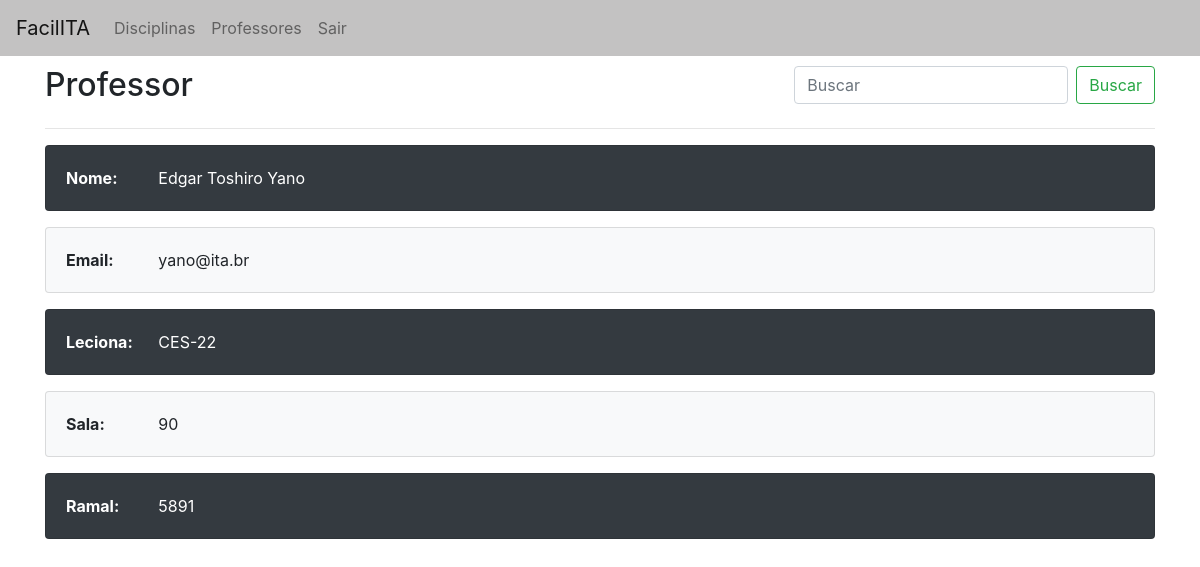
The app's page /teacher/Yano (signed in) with its own data.
### application/models.py (models this page shows, shortened)
class Teacher(db.Model):
    id = db.Column(db.Integer, primary_key=True)
    routeIdentifier = db.Column(db.String(50), unique = True, nullable=False)
    name = db.Column(db.String(120), nullable=False)
    email = db.Column(db.String(120), nullable=False)
    room = db.Column(db.String(120), nullable=False)
    ramal = db.Column(db.Integer, nullable=False)

class Subject(db.Model):
    id = db.Column(db.Integer, primary_key=True)
    code = db.Column(db.String(20), unique=True, nullable=False)
    name = db.Column(db.String(120), nullable=False)
    teachers = db.relationship('Teacher', secondary=subjectTeacherAssociation, backref=db.backref('subjects', lazy = 'dynamic'))
    classITA = db.Column(db.String(20), nullable=False)

### application/routes.py (the view)
@app.route("/teacher", defaults={'routeIdentifier': None})
@app.route("/teacher/<routeIdentifier>", methods=['GET'])
def teacher(routeIdentifier):
    if current_user.is_authenticated:
        if routeIdentifier:
            teacher = Teacher.query.filter_by(routeIdentifier=routeIdentifier).first_or_404(description='There is no data with the route identifier {}'.format(routeIdentifier))
            subjects = ""
            for subject in teacher.subjects:
                if subjects != "":
                    subjects = subjects + ", "
                subjects = subjects + subject.code
            return render_template('teacher.html', teacher=teacher, subjects=subjects)
        else:
            return render_template('teacher.html', teacher=None, subjects=None)
    else:
        return redirect(url_for('login'))

### application/models.py (called while the page is built)
@login_manager.user_loader
def load_user(user_id):
    return User.query.get(int(user_id))

### application/templates/teacher.html (shortened to what this page needs)
<!DOCTYPE html>
<html>
<head>
    <html lang="pt-br">
    <link rel="stylesheet" type="text/css" href="{{ url_for('static', filename='css/bootstrap.min.css') }}">
</head>
<body>
  <div class="navbar-header">
      <nav class="navbar navbar-expand-lg navbar-light" style="background-color: #C3C2C2;">
        <a class="navbar-brand" href="{{ url_for('home') }}">FacilITA</a>
        <div class="collapse navbar-collapse" id="navbarNav">
          <div class="navbar-nav">
            {% if current_user.is_authenticated %}
              <a class="nav-item nav-link" href="{{ url_for('home') }}">Disciplinas</a>
              <a class="nav-item nav-link" href="{{ url_for('teacher') }}">Professores</a>
              <a class="nav-item nav-link" href="{{ url_for('logout') }}">Sair</a>
            {% endif %}
          </div>
        </div>
      </nav>
  </div>
  <main role="main" class="container" style="margin-top: 10px;">
    <div style="display: flex;">
    <div>
      <h2>Professor</h2>
    </div>
    <div style="margin-left: auto;">
    <form method="post" action="{{ url_for('teacherSearch') }}" class="form-inline my-2 my-lg-0">
      <input class="form-control mr-sm-2" name="search" type="search" align="right" placeholder="Buscar" aria-label="Search">
      <button class="btn btn-outline-success my-2 my-sm-0" type="submit">Buscar</button>
    </form>
    </div>
    </div>
    <hr width="100%">
    <div class="card text-white bg-dark mb-3" style="max-width: 1200px;">
    <div class="row no-gutters">
      <div class="col-md-1">
        <div class="row no-gutters">
        <div class="card-body">
          <p class="card-text"><strong>Nome:</strong></p>
        </div>
        </div>
      </div>
      <div class="col-md-11">
        <div class="card-body">
          <p class="card-text">{{ teacher.name }}</p>
        </div>
      </div>
    </div>
  </div>
  <div class="card text-black bg-light mb-3" style="max-width: 1200px;">
  <div class="row no-gutters">
    <div class="col-md-1">
      <div class="row no-gutters">
      <div class="card-body">
        <p class="card-text"><strong>Email:</strong></p>
      </div>
      </div>
    </div>
    <div class="col-md-11">
      <div class="card-body">
        <p class="card-text">{{ teacher.email }}</p>
      </div>
    </div>
  </div>
  </div>
  <div class="card text-white bg-dark mb-3" style="max-width: 1200px;">
  <div class="row no-gutters">
    <div class="col-md-1">
      <div class="row no-gutters">
      <div class="card-body">
        <p class="card-text"><strong>Leciona:</strong></p>
      </div>
      </div>
    </div>
    <div class="col-md-11">
      <div class="card-body">
        {% if subjects != None %}
        <p class="card-text">{{ subjects }}</p>
        {% endif %}
      </div>
    </div>
  </div>
  </div>
  <div class="card text-black bg-light mb-3" style="max-width: 1200px;">
  <div class="row no-gutters">
  <div class="col-md-1">
    <div class="row no-gutters">
    <div class="card-body">
      <p class="card-text"><strong>Sala:</strong></p>
    </div>
    </div>
  </div>
  <div class="col-md-11">
    <div class="card-body">
      <p class="card-text">{{ teacher.room }}</p>
    </div>
  </div>
  </div>
  </div>
  <div class="card text-white bg-dark mb-3" style="max-width: 1200px;">
  <div class="row no-gutters">
    <div class="col-md-1">
      <div class="row no-gutters">
      <div class="card-body">
        <p class="card-text"><strong>Ramal:</strong></p>
      </div>
      </div>
    </div>
    <div class="col-md-11">
      <div class="card-body">
        <p class="card-text">{{ teacher.ramal }}</p>
      </div>
    </div>
  </div>
  </div>
    </main>
</body>
</html>

### records on screen
Teacher: name "Edgar Toshiro Yano", email "yano@ita.br", room "90", ramal "5891"
Subject: code "CES-22"
